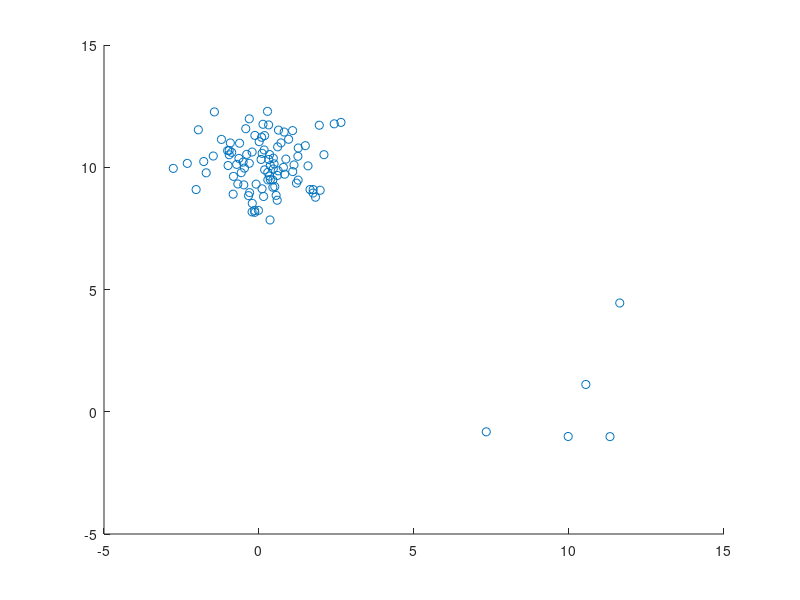

MATLAB code to generate this figure:
close all;

w1 = rand;
mu1 = [0, 10];
mu2 = [10, 0];
Sigma1 = [1, 0; 0, 1];
Sigma2 = [2, 0; 0, 6];
X = [];
L = [];
hold on;
for i = 1:100
    w = rand;
    if w >= w1
        X = [X mvnrnd(mu1, Sigma1)'];
        L = [L 1];
    else
        X = [X mvnrnd(mu2, Sigma2)'];
        L = [L 2];
    end
end
scatter(X(1,:), X(2,:));
D = size(X, 1);
N = size(X, 2);
K = 2;
Y = randi([1, K], 1, N);
    
